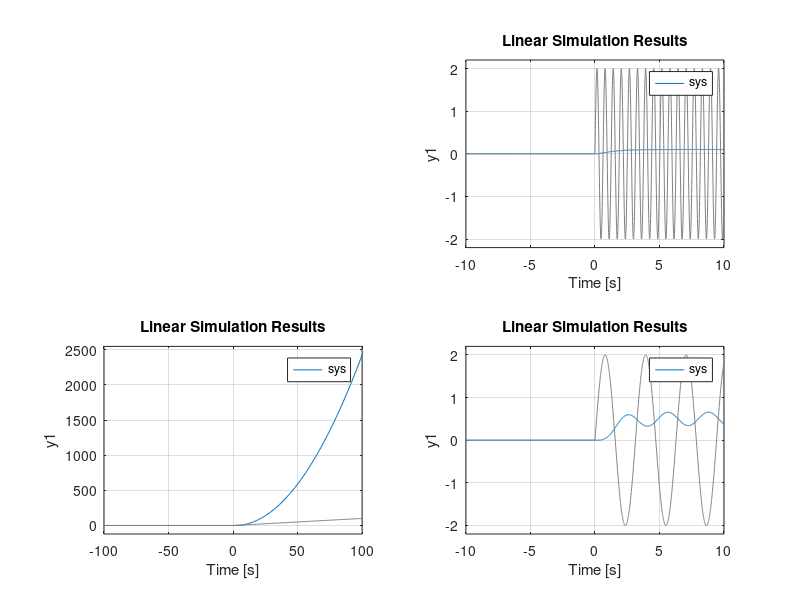

Write MATLAB code to recreate this figure.
clc;
close all;
sys=tf([1],[1 3 2 0]);
disp(sys);
subplot(2,2,1);
step(sys);
y=step(sys);
sserror=abs(1-y(end));
disp(sserror);
t=-10:0.01:10;
unitstep2=(t>=0);
u=(2*(sin(10*t))).*unitstep2;
subplot(2,2,2);
lsim(sys,u,t);
y1=lsim(sys,u,t);
sserror=abs(1-y1(end));
disp(sserror);
subplot(2,2,3);
t=-100:1:100;
unitstep=(t>=0);
ramp=t.*unitstep;
subplot(2,2,3);
lsim(sys,ramp,t);
t=-10:0.01:10;
unitstep1=(t>=0);
u=(2*(sin(2*t))).*unitstep1;
subplot(2,2,4);
lsim(sys,u,t);
